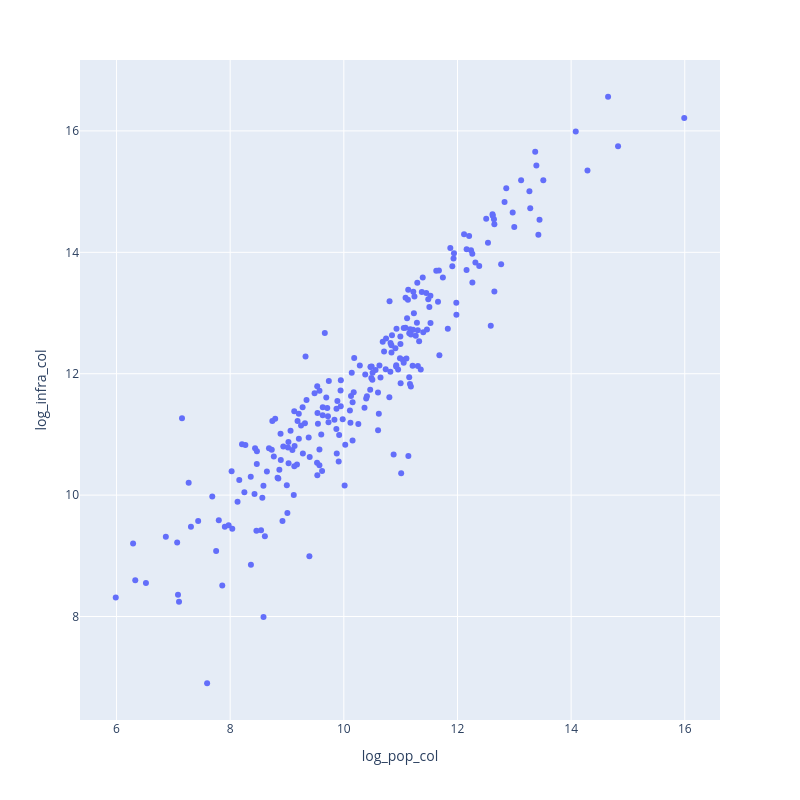

This figure's notebook cell:
### Code cell
df_combined = df_combined[(df_combined['waterpipes'] != 0) & (df_combined['CensusPop_20'] != 0)]
df_combined_city = df_combined[df_combined['CensusPop_20'] != 0]
print(df_combined_city.shape)
stocks_with_pop = df_combined_city[df_combined_city['city type'] == 'urban']

existing_stock_col = 'waterpipes'

x = find_scale_parameters(stocks_with_pop, infra_col= existing_stock_col, pop_col = 'CensusPop_20')

### Figure 1 — Plotly figure (JSON) as saved in the notebook; plotly's stock layout.template omitted (floating-point values rounded to 4 significant figures; data arrays with more than 128 entries replaced by an {"elided": "..."} marker saying what was removed)
{"data": [{"customdata": {"elided": "240x2 str values"}, "hovertemplate": "log_pop_col=%{x}<br>log_infra_col=%{y}<br>GEOID=%{customdata[0]}<br>NAMELSAD=%{customdata[1]}<extra></extra>", "legendgroup": "", "marker": {"color": "#636efa", "symbol": "circle"}, "mode": "markers", "name": "", "orientation": "v", "showlegend": false, "type": "scatter", "x": {"elided": "240 float values"}, "xaxis": "x", "y": {"elided": "240 float values"}, "yaxis": "y"}], "layout": {"height": 800, "legend": {"tracegroupgap": 0}, "margin": {"t": 60}, "width": 800, "xaxis": {"anchor": "y", "autorange": true, "domain": [0, 1], "range": [5.357, 16.62], "title": {"text": "log_pop_col"}, "type": "linear"}, "yaxis": {"anchor": "x", "autorange": true, "domain": [0, 1], "range": [6.295, 17.17], "title": {"text": "log_infra_col"}, "type": "linear"}}}
